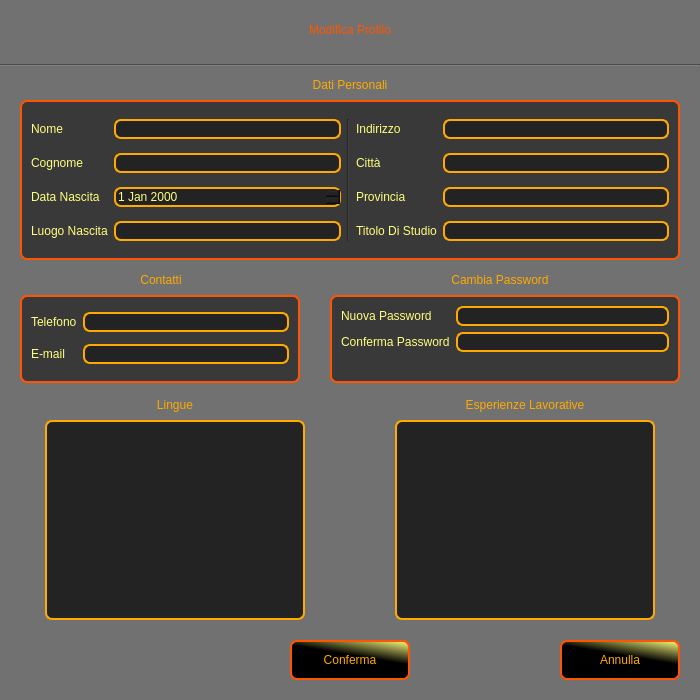
<?xml version="1.0" encoding="UTF-8"?>
<ui version="4.0">
 <class>InterfacciaModificaProfilo</class>
 <widget class="QWidget" name="InterfacciaModificaProfilo">
  <property name="geometry">
   <rect>
    <x>0</x>
    <y>0</y>
    <width>700</width>
    <height>700</height>
   </rect>
  </property>
  <property name="minimumSize">
   <size>
    <width>700</width>
    <height>700</height>
   </size>
  </property>
  <property name="maximumSize">
   <size>
    <width>700</width>
    <height>700</height>
   </size>
  </property>
  <property name="windowTitle">
   <string>Form</string>
  </property>
  <property name="styleSheet">
   <string notr="true">QWidget
{
	background-color:rgb(113, 113, 113);
}

QPushButton
{
	background-color:qlineargradient(spread:pad, x1:0.474, y1:1, x2:1, y2:0, stop:0.507177 rgba(0, 0, 0, 255), stop:1 rgba(255, 255, 127, 255));
	font: bold 16pt &quot;Kinnari&quot;;
	color: rgb(255, 170, 0);
	border-width: 2px;
	border-color:rgb(255, 85, 0);
	border-style: solid;
	border-radius: 7;
}

QPushButton:hover
{
	background-color:qlineargradient(spread:pad, x1:0.474, y1:1, x2:1, y2:0, stop:0 rgba(0, 0, 0, 255), stop:0.507177 rgba(255, 170, 0, 255)); 
	color: rgb(0, 0, 0);
}


QPushButton:hover:!pressed
{
	background-color:qlineargradient(spread:pad, x1:0.244, y1:1, x2:0.837, y2:0.227273, stop:0 rgba(255, 255, 127, 255), stop:0.507177 rgba(0, 0, 0, 255));
	color: rgb(255, 170, 0);
}

#ModificaProfiloLabel
{
	font: bold italic 32pt &quot;Kinnari&quot;;
	color: rgb(255, 85, 0);
	background-color:rgb(113, 113, 113);
}

#DatiPersonaliLabel
{
	font: bold 18pt &quot;Kinnari&quot;;
	color:rgb(255, 170, 0);
	background-color:rgb(113, 113, 113);
}

#ContattiLabel
{
	font: bold 18pt &quot;Kinnari&quot;;
	color:rgb(255, 170, 0);
	background-color:rgb(113, 113, 113);
}

#CambiaPasswordLabel
{
	font: bold 18pt &quot;Kinnari&quot;;
	color:rgb(255, 170, 0);
	background-color:rgb(113, 113, 113);
}

#LingueLabel
{
	font: bold 18pt &quot;Kinnari&quot;;
	color:rgb(255, 170, 0);
	background-color:rgb(113, 113, 113);
}

#EsperienzeLabel
{
	font: bold 18pt &quot;Kinnari&quot;;
	color:rgb(255, 170, 0);
	background-color:rgb(113, 113, 113);
}

QLabel
{
	font: bold 14pt &quot;Kinnari&quot;;
	color:rgb(255, 255, 127);
	background-color:rgb(57, 57, 57);
}

QLineEdit
{
	font:bold 12pt &quot;Kinnari&quot;;
	color:rgb(255, 255, 127);
	background-color: rgb(35, 35, 35);
	selection-color: rgb(0, 0, 0);
	selection-background-color: rgb(255, 170, 0);
	border-style: solid;
	border: 2px solid rgb(255, 170, 0);
	border-radius: 7;
}

QTextEdit
{
	font:bold 12pt &quot;Kinnari&quot;;
	color:rgb(255, 255, 127);
	background-color: rgb(35, 35, 35);
	selection-color: rgb(0, 0, 0);
	selection-background-color: rgb(255, 170, 0);
	border-style: solid;
	border: 2px solid rgb(255, 170, 0);
	border-radius: 7;
}

QDateEdit
{ 
	font:bold 12pt &quot;Kinnari&quot;;
	color:rgb(255, 255, 127);
	background-color: rgb(35, 35, 35);
	selection-color: rgb(0, 0, 0);
	selection-background-color: rgb(255, 170, 0);
	border-style: solid;
	border: 2px solid rgb(255, 170, 0);
	border-radius: 7;
}

QGroupBox
{
	background-color:rgb(57, 57, 57);
	border-width: 2px;
	border-color:rgb(255, 85, 0);
	border-style: solid;
	border-radius: 7;
}

#line2
{
	background-color:rgb(57, 57, 57);
}</string>
  </property>
  <widget class="QLabel" name="ModificaProfiloLabel">
   <property name="geometry">
    <rect>
     <x>200</x>
     <y>0</y>
     <width>300</width>
     <height>60</height>
    </rect>
   </property>
   <property name="text">
    <string>Modifica Profilo</string>
   </property>
   <property name="alignment">
    <set>Qt::AlignCenter</set>
   </property>
  </widget>
  <widget class="Line" name="line">
   <property name="geometry">
    <rect>
     <x>0</x>
     <y>60</y>
     <width>700</width>
     <height>10</height>
    </rect>
   </property>
   <property name="orientation">
    <enum>Qt::Horizontal</enum>
   </property>
  </widget>
  <widget class="QGroupBox" name="groupBox">
   <property name="geometry">
    <rect>
     <x>20</x>
     <y>100</y>
     <width>660</width>
     <height>160</height>
    </rect>
   </property>
   <property name="title">
    <string/>
   </property>
   <property name="alignment">
    <set>Qt::AlignLeading|Qt::AlignLeft|Qt::AlignVCenter</set>
   </property>
   <layout class="QGridLayout" name="gridLayout">
    <item row="0" column="1">
     <widget class="QLineEdit" name="NomeLineEdit"/>
    </item>
    <item row="1" column="1">
     <widget class="QLineEdit" name="CognomeLineEdit"/>
    </item>
    <item row="2" column="1">
     <widget class="QDateEdit" name="DataNascitaDateEdit"/>
    </item>
    <item row="3" column="1">
     <widget class="QLineEdit" name="LuogoNascitaLineEdit"/>
    </item>
    <item row="0" column="4">
     <widget class="QLineEdit" name="IndirizzoLineEdit"/>
    </item>
    <item row="1" column="4">
     <widget class="QLineEdit" name="CittaLineEdit"/>
    </item>
    <item row="2" column="4">
     <widget class="QLineEdit" name="ProvinciaLineEdit"/>
    </item>
    <item row="3" column="4">
     <widget class="QLineEdit" name="TitoloStudioLineEdit"/>
    </item>
    <item row="1" column="0">
     <widget class="QLabel" name="CognomeLabel">
      <property name="text">
       <string>Cognome</string>
      </property>
     </widget>
    </item>
    <item row="2" column="3">
     <widget class="QLabel" name="label_3">
      <property name="text">
       <string>Provincia</string>
      </property>
     </widget>
    </item>
    <item row="0" column="0">
     <widget class="QLabel" name="NomeLabel">
      <property name="text">
       <string>Nome</string>
      </property>
     </widget>
    </item>
    <item row="3" column="3">
     <widget class="QLabel" name="TitoloStudioLabel">
      <property name="text">
       <string>Titolo Di Studio</string>
      </property>
     </widget>
    </item>
    <item row="3" column="0">
     <widget class="QLabel" name="LuogoNascitaLabel">
      <property name="text">
       <string>Luogo Nascita</string>
      </property>
     </widget>
    </item>
    <item row="2" column="0">
     <widget class="QLabel" name="DataNascitaLabel">
      <property name="text">
       <string>Data Nascita</string>
      </property>
     </widget>
    </item>
    <item row="1" column="3">
     <widget class="QLabel" name="CittaLabel">
      <property name="text">
       <string>Città</string>
      </property>
     </widget>
    </item>
    <item row="0" column="3">
     <widget class="QLabel" name="IndirizzoLabel">
      <property name="text">
       <string>Indirizzo</string>
      </property>
     </widget>
    </item>
    <item row="0" column="2" rowspan="4">
     <widget class="Line" name="line2">
      <property name="orientation">
       <enum>Qt::Vertical</enum>
      </property>
     </widget>
    </item>
   </layout>
  </widget>
  <widget class="QGroupBox" name="groupBox_3">
   <property name="geometry">
    <rect>
     <x>20</x>
     <y>295</y>
     <width>280</width>
     <height>88</height>
    </rect>
   </property>
   <property name="title">
    <string/>
   </property>
   <layout class="QGridLayout" name="gridLayout_2">
    <item row="0" column="0">
     <widget class="QLabel" name="label_4">
      <property name="text">
       <string>Telefono</string>
      </property>
     </widget>
    </item>
    <item row="1" column="0">
     <widget class="QLabel" name="label_5">
      <property name="text">
       <string>E-mail</string>
      </property>
     </widget>
    </item>
    <item row="0" column="1">
     <widget class="QLineEdit" name="TelefonoLineEdit"/>
    </item>
    <item row="1" column="1">
     <widget class="QLineEdit" name="EmailLineEdit"/>
    </item>
   </layout>
  </widget>
  <widget class="QGroupBox" name="groupBox_4">
   <property name="geometry">
    <rect>
     <x>330</x>
     <y>295</y>
     <width>350</width>
     <height>88</height>
    </rect>
   </property>
   <property name="title">
    <string/>
   </property>
   <layout class="QFormLayout" name="formLayout_3">
    <item row="0" column="0">
     <widget class="QLabel" name="NuovaPasswordLabel">
      <property name="text">
       <string>Nuova Password</string>
      </property>
     </widget>
    </item>
    <item row="0" column="1">
     <widget class="QLineEdit" name="NuovaPasswordLineEdit">
      <property name="echoMode">
       <enum>QLineEdit::Password</enum>
      </property>
     </widget>
    </item>
    <item row="1" column="0">
     <widget class="QLabel" name="ConfermaPasswordLabel">
      <property name="text">
       <string>Conferma Password</string>
      </property>
     </widget>
    </item>
    <item row="1" column="1">
     <widget class="QLineEdit" name="ConfermaPasswordLineEdit">
      <property name="echoMode">
       <enum>QLineEdit::Password</enum>
      </property>
     </widget>
    </item>
   </layout>
  </widget>
  <widget class="QTextEdit" name="LingueTextEdit">
   <property name="geometry">
    <rect>
     <x>45</x>
     <y>420</y>
     <width>260</width>
     <height>200</height>
    </rect>
   </property>
  </widget>
  <widget class="QTextEdit" name="EsperienzeLavorativeTextEdit">
   <property name="geometry">
    <rect>
     <x>395</x>
     <y>420</y>
     <width>260</width>
     <height>200</height>
    </rect>
   </property>
  </widget>
  <widget class="QPushButton" name="ConfermaModificheButton">
   <property name="geometry">
    <rect>
     <x>290</x>
     <y>640</y>
     <width>120</width>
     <height>40</height>
    </rect>
   </property>
   <property name="cursor">
    <cursorShape>PointingHandCursor</cursorShape>
   </property>
   <property name="text">
    <string>Conferma</string>
   </property>
  </widget>
  <widget class="QPushButton" name="AnnullaButton">
   <property name="geometry">
    <rect>
     <x>560</x>
     <y>640</y>
     <width>120</width>
     <height>40</height>
    </rect>
   </property>
   <property name="cursor">
    <cursorShape>PointingHandCursor</cursorShape>
   </property>
   <property name="text">
    <string>Annulla</string>
   </property>
  </widget>
  <widget class="QLabel" name="DatiPersonaliLabel">
   <property name="geometry">
    <rect>
     <x>275</x>
     <y>70</y>
     <width>150</width>
     <height>30</height>
    </rect>
   </property>
   <property name="text">
    <string>Dati Personali</string>
   </property>
   <property name="alignment">
    <set>Qt::AlignCenter</set>
   </property>
  </widget>
  <widget class="QLabel" name="ContattiLabel">
   <property name="geometry">
    <rect>
     <x>121</x>
     <y>265</y>
     <width>80</width>
     <height>30</height>
    </rect>
   </property>
   <property name="text">
    <string>Contatti</string>
   </property>
   <property name="alignment">
    <set>Qt::AlignCenter</set>
   </property>
  </widget>
  <widget class="QLabel" name="CambiaPasswordLabel">
   <property name="geometry">
    <rect>
     <x>410</x>
     <y>265</y>
     <width>180</width>
     <height>30</height>
    </rect>
   </property>
   <property name="text">
    <string>Cambia Password</string>
   </property>
   <property name="alignment">
    <set>Qt::AlignCenter</set>
   </property>
  </widget>
  <widget class="QLabel" name="LingueLabel">
   <property name="geometry">
    <rect>
     <x>140</x>
     <y>390</y>
     <width>70</width>
     <height>30</height>
    </rect>
   </property>
   <property name="text">
    <string>Lingue</string>
   </property>
   <property name="alignment">
    <set>Qt::AlignCenter</set>
   </property>
  </widget>
  <widget class="QLabel" name="EsperienzeLabel">
   <property name="geometry">
    <rect>
     <x>415</x>
     <y>390</y>
     <width>220</width>
     <height>30</height>
    </rect>
   </property>
   <property name="text">
    <string>Esperienze Lavorative</string>
   </property>
   <property name="alignment">
    <set>Qt::AlignCenter</set>
   </property>
  </widget>
 </widget>
 <resources/>
 <connections/>
</ui>
